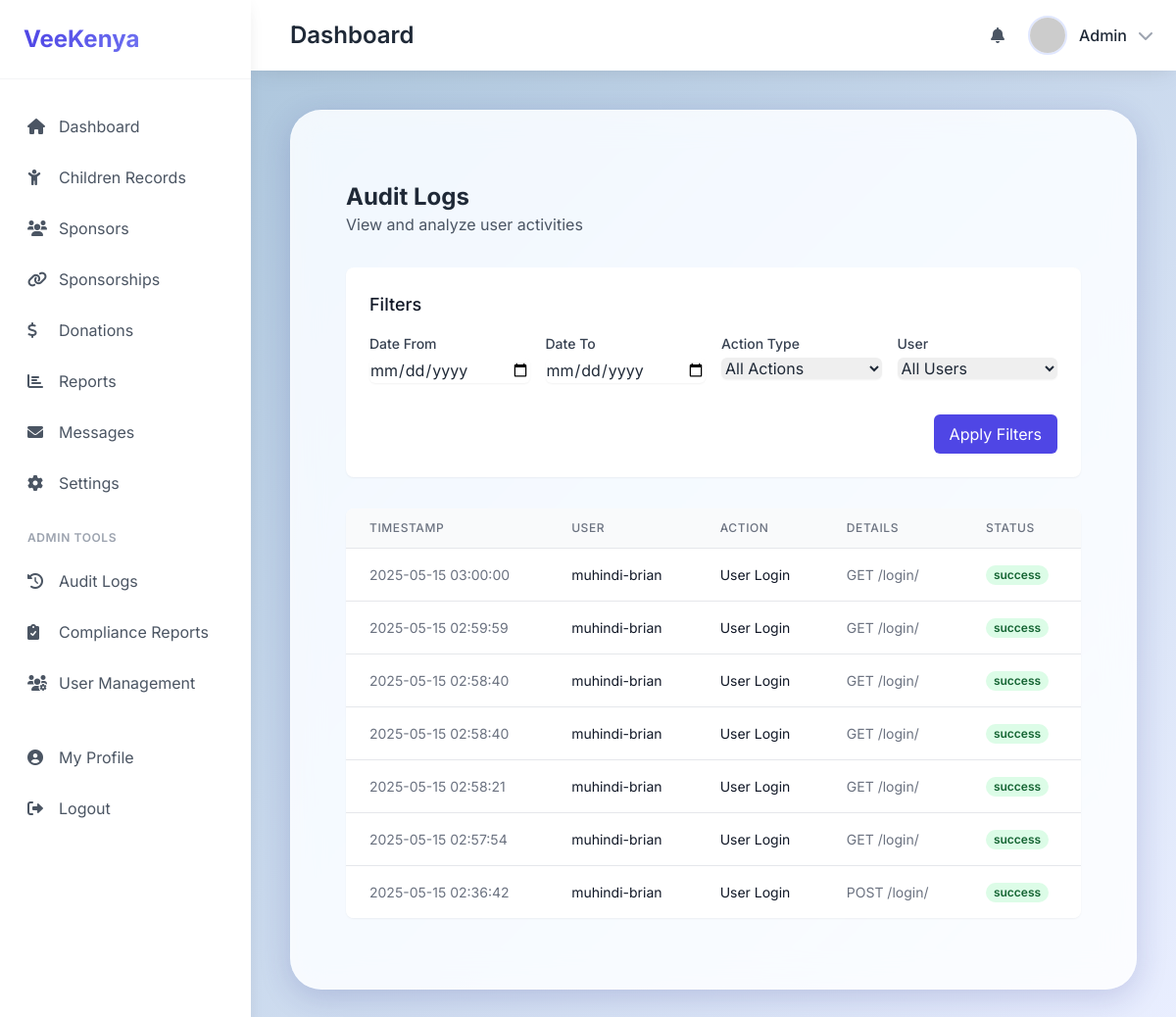
Page /dashboard/admin/audit-logs/ (signed in) on the committed database.
### core/models.py (models this page shows, shortened)
class AuditLog(models.Model):
    ACTION_TYPES = [
        ('login', 'User Login'),
        ('logout', 'User Logout'),
        ('profile_update', 'Profile Update'),
        ('password_change', 'Password Change'),
        ('settings_change', 'Settings Change'),
        ('data_export', 'Data Export'),
        ('deletion_request', 'Deletion Request'),
    ]
    user = models.ForeignKey(User, on_delete=models.SET_NULL, null=True, related_name='audit_logs')
    action_type = models.CharField(max_length=50, choices=ACTION_TYPES)
    action_detail = models.TextField(blank=True)
    ip_address = models.GenericIPAddressField(null=True, blank=True)
    user_agent = models.TextField(blank=True)
    timestamp = models.DateTimeField(default=timezone.now)
    status = models.CharField(max_length=20, default='success')
    class Meta:
        ordering = ['-timestamp']

### core/views.py (the view)
# urls.py: path('admin/audit-logs/', views.audit_logs, name='audit_logs'),
@user_passes_test(lambda u: u.is_staff)
def audit_logs(request):
    date_from = request.GET.get('date_from')
    date_to = request.GET.get('date_to')
    action_type = request.GET.get('action_type')
    user_id = request.GET.get('user_id')
    logs = AuditLog.objects.all()
    if date_from:
        logs = logs.filter(timestamp__gte=date_from)
    if date_to:
        logs = logs.filter(timestamp__lte=date_to)
    if action_type:
        logs = logs.filter(action_type=action_type)
    if user_id:
        logs = logs.filter(user_id=user_id)
    paginator = Paginator(logs, 50)
    page = request.GET.get('page')
    logs = paginator.get_page(page)
    context = {
        'logs': logs,
        'action_types': dict(AuditLog.ACTION_TYPES),
        'users': User.objects.all(),
        'filters': {
            'date_from': date_from,
            'date_to': date_to,
            'action_type': action_type,
            'user_id': user_id,
        }
    }
    return render(request, 'core/admin/audit_logs.html', context)

### core/templates/core/admin/audit_logs.html (shortened to what this page needs)
{% extends 'core/base.html' %}
{% block content %}
<div class="container mx-auto px-4 py-8">
    <div class="max-w-7xl mx-auto">
        <div class="mb-8">
            <h1 class="text-2xl font-bold text-gray-800">Audit Logs</h1>
            <p class="text-gray-600">View and analyze user activities</p>
        </div>
        <div class="bg-white shadow-sm rounded-lg p-6 mb-8">
            <h2 class="text-lg font-medium text-gray-900 mb-4">Filters</h2>
            <form method="get" class="grid grid-cols-1 md:grid-cols-2 lg:grid-cols-4 gap-4">
                <div>
                    <label class="block text-sm font-medium text-gray-700">Date From</label>
                    <input type="date" name="date_from" value="{{ filters.date_from }}"
                           class="mt-1 block w-full rounded-md border-gray-300 shadow-sm">
                </div>
                <div>
                    <label class="block text-sm font-medium text-gray-700">Date To</label>
                    <input type="date" name="date_to" value="{{ filters.date_to }}"
                           class="mt-1 block w-full rounded-md border-gray-300 shadow-sm">
                </div>
                <div>
                    <label class="block text-sm font-medium text-gray-700">Action Type</label>
                    <select name="action_type" class="mt-1 block w-full rounded-md border-gray-300 shadow-sm">
                        <option value="">All Actions</option>
                    </select>
                </div>
                <div>
                    <label class="block text-sm font-medium text-gray-700">User</label>
                    <select name="user_id" class="mt-1 block w-full rounded-md border-gray-300 shadow-sm">
                        <option value="">All Users</option>
                    </select>
                </div>
                <div class="md:col-span-2 lg:col-span-4 flex flex-col sm:flex-row justify-end gap-2 sm:gap-4 mt-4">
                    <button type="submit" class="w-full sm:w-auto bg-indigo-600 text-white px-4 py-2 rounded-md hover:bg-indigo-700">
                        Apply Filters
                    </button>
                </div>
            </form>
        </div>
        <div class="bg-white shadow-sm rounded-lg overflow-x-auto">
            <table class="min-w-full divide-y divide-gray-200 text-xs sm:text-sm">
                <thead class="bg-gray-50">
                    <tr>
                        <th class="px-2 sm:px-6 py-2 sm:py-3 text-left text-xs font-medium text-gray-500 uppercase tracking-wider">
                            Timestamp
                        </th>
                        <th class="px-2 sm:px-6 py-2 sm:py-3 text-left text-xs font-medium text-gray-500 uppercase tracking-wider">
                            User
                        </th>
                        <th class="px-2 sm:px-6 py-2 sm:py-3 text-left text-xs font-medium text-gray-500 uppercase tracking-wider">
                            Action
                        </th>
                        <th class="px-2 sm:px-6 py-2 sm:py-3 text-left text-xs font-medium text-gray-500 uppercase tracking-wider">
                            Details
                        </th>
                        <th class="px-2 sm:px-6 py-2 sm:py-3 text-left text-xs font-medium text-gray-500 uppercase tracking-wider">
                            Status
                        </th>
                    </tr>
                </thead>
                <tbody class="bg-white divide-y divide-gray-200">
                    {% for log in logs %}
                    <tr>
                        <td class="px-2 sm:px-6 py-2 sm:py-4 whitespace-nowrap text-sm text-gray-500">
                            {{ log.timestamp|date:"Y-m-d H:i:s" }}
                        </td>
                        <td class="px-2 sm:px-6 py-2 sm:py-4 whitespace-nowrap text-sm text-gray-900">
                            {{ log.user.username }}
                        </td>
                        <td class="px-2 sm:px-6 py-2 sm:py-4 whitespace-nowrap text-sm text-gray-900">
                            {{ log.get_action_type_display }}
                        </td>
                        <td class="px-2 sm:px-6 py-2 sm:py-4 text-sm text-gray-500">
                            {{ log.action_detail }}
                        </td>
                        <td class="px-2 sm:px-6 py-2 sm:py-4 whitespace-nowrap">
                            <span class="px-2 inline-flex text-xs leading-5 font-semibold rounded-full
                                       {% if log.status == 'success' %}bg-green-100 text-green-800
                                       {% else %}bg-red-100 text-red-800{% endif %}">
                                {{ log.status }}
                            </span>
                        </td>
                    </tr>
                    {% empty %}
                    <tr>
                        <td colspan="5" class="px-2 sm:px-6 py-2 sm:py-4 text-center text-sm text-gray-500">
                            No audit logs found
                        </td>
                    </tr>
                    {% endfor %}
                </tbody>
            </table>
        </div>
    </div>
</div>
{% endblock %}

### core/templates/core/base.html (shortened to what this page needs)
{% load static %}
<!DOCTYPE html>
<html lang="en">
<head>
    <script src="https://cdn.tailwindcss.com"></script>
    <link rel="stylesheet" href="https://cdnjs.cloudflare.com/ajax/libs/font-awesome/6.0.0/css/all.min.css">
    <link rel="stylesheet" href="{% static 'core/css/style.css' %}">
</head>
<body class="relative min-h-screen">
    <div class="flex h-screen">
        <aside class="fixed inset-y-0 left-0 z-50 w-64 bg-white text-gray-800 shadow-soft transform transition-transform duration-300 ease-in-out lg:translate-x-0 -translate-x-full" id="sidebar">
            <div class="p-6 border-b border-gray-100">
                <h2 class="text-2xl font-bold bg-gradient-to-r from-primary-600 to-primary-400 bg-clip-text text-transparent">VeeKenya</h2>
            </div>
            <nav class="mt-6 px-3">
                <a href="{% url 'dashboard' %}" class="sidebar-item flex items-center px-4 py-3 text-gray-600 hover:bg-primary-50 hover:text-primary-600 rounded-lg transition-colors duration-200 mb-1">
                    <i class="fas fa-home w-6"></i>
                    <span class="mx-2">Dashboard</span>
                </a>
                <a href="{% url 'children' %}" class="sidebar-item flex items-center px-4 py-3 text-gray-600 hover:bg-primary-50 hover:text-primary-600 rounded-lg transition-colors duration-200 mb-1">
                    <i class="fas fa-child w-6"></i>
                    <span class="mx-2">Children Records</span>
                </a>
                <a href="{% url 'sponsors' %}" class="sidebar-item flex items-center px-4 py-3 text-gray-600 hover:bg-primary-50 hover:text-primary-600 rounded-lg transition-colors duration-200 mb-1">
                    <i class="fas fa-users w-6"></i>
                    <span class="mx-2">Sponsors</span>
                </a>
                <a href="{% url 'sponsorships' %}" class="sidebar-item flex items-center px-4 py-3 text-gray-600 hover:bg-primary-50 hover:text-primary-600 rounded-lg transition-colors duration-200 mb-1">
                    <i class="fas fa-link w-6"></i>
                    <span class="mx-2">Sponsorships</span>
                </a>
                <a href="{% url 'donations' %}" class="sidebar-item flex items-center px-4 py-3 text-gray-600 hover:bg-primary-50 hover:text-primary-600 rounded-lg transition-colors duration-200 mb-1">
                    <i class="fas fa-dollar-sign w-6"></i>
                    <span class="mx-2">Donations</span>
                </a>
                <a href="{% url 'reports' %}" class="sidebar-item flex items-center px-4 py-3 text-gray-600 hover:bg-primary-50 hover:text-primary-600 rounded-lg transition-colors duration-200 mb-1">
                    <i class="fas fa-chart-bar w-6"></i>
                    <span class="mx-2">Reports</span>
                </a>
                <a href="{% url 'messages' %}" class="sidebar-item flex items-center px-4 py-3 text-gray-600 hover:bg-primary-50 hover:text-primary-600 rounded-lg transition-colors duration-200 mb-1">
                    <i class="fas fa-envelope w-6"></i>
                    <span class="mx-2">Messages</span>
                </a>
                <a href="{% url 'settings' %}" class="sidebar-item flex items-center px-4 py-3 text-gray-600 hover:bg-primary-50 hover:text-primary-600 rounded-lg transition-colors duration-200 mb-1">
                    <i class="fas fa-cog w-6"></i>
                    <span class="mx-2">Settings</span>
                </a>
                {% if request.user.is_superuser %}
                <div class="mt-6 mb-3 px-4">
                    <h3 class="text-xs font-semibold text-gray-400 uppercase tracking-wider">Admin Tools</h3>
                </div>
                <a href="{% url 'audit_logs' %}" class="sidebar-item flex items-center px-4 py-3 text-gray-600 hover:bg-primary-50 hover:text-primary-600 rounded-lg transition-colors duration-200 mb-1">
                    <i class="fas fa-history w-6"></i>
                    <span class="mx-2">Audit Logs</span>
                </a>
                <a href="{% url 'compliance_reports_list' %}" class="sidebar-item flex items-center px-4 py-3 text-gray-600 hover:bg-primary-50 hover:text-primary-600 rounded-lg transition-colors duration-200 mb-1">
                    <i class="fas fa-clipboard-check w-6"></i>
                    <span class="mx-2">Compliance Reports</span>
                </a>
                <a href="{% url 'user_management' %}" class="sidebar-item flex items-center px-4 py-3 text-gray-600 hover:bg-primary-50 hover:text-primary-600 rounded-lg transition-colors duration-200 mb-1">
                    <i class="fas fa-users-cog w-6"></i>
                    <span class="mx-2">User Management</span>
                </a>
                {% endif %}
                <div class="mt-auto pt-6">
                    <a href="{% url 'profile' %}" class="sidebar-item flex items-center px-4 py-3 text-gray-600 hover:bg-primary-50 hover:text-primary-600 rounded-lg transition-colors duration-200 mb-1">
                        <i class="fas fa-user-circle w-6"></i>
                        <span class="mx-2">My Profile</span>
                    </a>
                    <form method="post" action="{% url 'logout' %}" class="mb-0">
                        <button type="submit" class="sidebar-item flex items-center px-4 py-3 text-gray-600 hover:bg-red-50 hover:text-red-600 rounded-lg transition-colors duration-200 w-full text-left">
                            <i class="fas fa-sign-out-alt w-6"></i>
                            <span class="mx-2">Logout</span>
                        </button>
                    </form>
                </div>
            </nav>
        </aside>
        <main class="flex-1 overflow-x-hidden overflow-y-auto lg:ml-64 relative z-10">
            <header class="bg-white shadow-soft sticky top-0 z-30 glass-effect">
                <div class="flex items-center justify-between px-6 py-4">
                    <div class="flex items-center">
                        <h1 class="text-xl lg:text-2xl font-semibold text-gray-800 ml-4">{% block header %}Dashboard{% endblock %}</h1>
                    </div>
                    <div class="flex items-center space-x-4">
                        <button class="p-2 text-gray-600 hover:text-primary-600 hover:bg-primary-50 rounded-lg transition-colors duration-200">
                            <i class="fas fa-bell"></i>
                        </button>
                        <div class="relative">
                            <button class="flex items-center space-x-3 text-gray-600 hover:text-primary-600 focus:outline-none transition-colors duration-200">
                                <img class="h-10 w-10 rounded-full object-cover border-2 border-primary-100 hover:border-primary-300 transition-colors duration-200"
                                     src="https://ui-avatars.com/api/?name=Admin&background=4F46E5&color=fff" alt="Profile">
                                <span class="hidden lg:inline text-gray-800 font-medium">Admin</span>
                                <i class="fas fa-chevron-down ml-1 hidden lg:inline text-gray-400"></i>
                            </button>
                        </div>
                    </div>
                </div>
            </header>
            <div class="glass-card p-6 md:p-10 m-4 md:m-10">
                {% block content %}
                {% endblock %}
            </div>
        </main>
    </div>
</body>
</html>

### core/static/core/css/style.css (style rules this page uses)
:root { --primary-50: #EEF2FF; --primary-100: #E0E7FF; --primary-200: #C7D2FE; --primary-300: #A5B4FC; --primary-400: #818CF8; --primary-500: #6366F1; --primary-600: #4F46E5; --primary-700: #4338CA; --primary-800: #3730A3; --primary-900: #312E81; --secondary-color: #6B7280; --success-color: #10B981; --danger-color: #EF4444; --warning-color: #F59E0B; --info-color: #3B82F6; --light-color: #F3F4F6; --dark-color: #1F2937; --white: #FFFFFF; --gray-100: #F3F4F6; --gray-200: #E5E7EB; --gray-300: #D1D5DB; --gray-400: #9CA3AF; --gray-500: #6B7280; --gray-600: #4B5563; --gray-700: #374151; --gray-800: #1F2937; --gray-900: #111827; }
body { font-family: 'Inter', sans-serif; -webkit-font-smoothing: antialiased; -moz-osx-font-smoothing: grayscale; color: var(--gray-800); background-color: var(--gray-100); }
.sidebar-item { @apply relative; }
.sidebar-item::before { content: ''; @apply absolute left-0 top-0 bottom-0 w-1 bg-primary-600 rounded-r opacity-0 transition-opacity duration-200; }
.glass-card { background: rgba(255, 255, 255, 0.95); backdrop-filter: blur(10px); border: 1px solid rgba(255, 255, 255, 0.2); box-shadow: 0 8px 32px rgba(0, 0, 0, 0.1); transition: transform 0.3s ease, box-shadow 0.3s ease; }

### core/templates/core/base.html (style rules this page uses)
body { font-family: 'Inter', sans-serif; min-height: 100vh; background: url('https://veekenya.org/wp-content/uploads/2025/04/education-2-.jpg') center center/cover no-repeat fixed; position: relative; }
.glass-card { background: rgba(255,255,255,0.85); box-shadow: 0 8px 32px 0 rgba(31, 38, 135, 0.18); backdrop-filter: blur(16px) saturate(180%); -webkit-backdrop-filter: blur(16px) saturate(180%); border-radius: 2rem; border: 1px solid rgba(255,255,255,0.3); }
.glass-effect { background: rgba(255, 255, 255, 0.95); backdrop-filter: blur(10px); }

### rows in the picture
AuditLog: timestamp "2025-05-15 03:00:00", user.username "muhindi-brian", action_type "User Login", action_detail "GET /login/", status "success"
AuditLog: timestamp "2025-05-15 02:59:59", user.username "muhindi-brian", action_type "User Login", action_detail "GET /login/", status "success"
AuditLog: timestamp "2025-05-15 02:58:40", user.username "muhindi-brian", action_type "User Login", action_detail "GET /login/", status "success"
AuditLog: timestamp "2025-05-15 02:58:40", user.username "muhindi-brian", action_type "User Login", action_detail "GET /login/", status "success"
AuditLog: timestamp "2025-05-15 02:58:21", user.username "muhindi-brian", action_type "User Login", action_detail "GET /login/", status "success"
AuditLog: timestamp "2025-05-15 02:57:54", user.username "muhindi-brian", action_type "User Login", action_detail "GET /login/", status "success"
AuditLog: timestamp "2025-05-15 02:36:42", user.username "muhindi-brian", action_type "User Login", action_detail "POST /login/", status "success"
